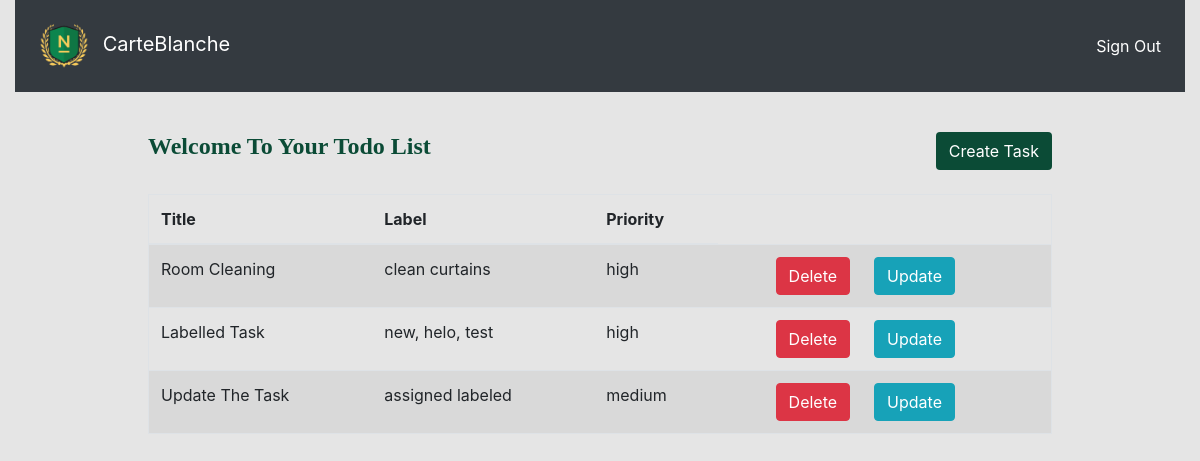
The app's page /index (signed in) with its own data.
### app.py (models this page shows)
class Task(db.Model):
    id = db.Column(db.Integer, primary_key=True)
    title = db.Column(db.String(200), nullable = False)
    priority = db.Column(db.String(20), nullable = False)
    label = db.Column(db.String(30), nullable = True)
    todo_id = db.Column(db.Integer, db.ForeignKey('todo.id'), nullable=False)
    todo = db.relationship('Todo',
        backref=db.backref('task', lazy=True))

### app.py (the view)
@app.route("/index")
def index():
    if 'username' not in session:
        flash("Login First!!")
        return redirect(url_for('login'))
    else:
        results = None
        try:
            username = session["username"].lower()
            user = User.query.filter_by(username=username).first()
            todo = Todo.query.filter_by(user_id=user.id).first()
            order = {'low' : 3, 'medium' : 2, "high" : 1}
            sort_logic = case(value=Task.priority, whens=order).label("priority")
            results = Task.query.filter_by(todo_id=todo.id).order_by(sort_logic).all()
            print(results)
            return render_template("index.html", results = results, todo_id = todo.id )
        except:
            flash("Error Occured in Query!")
            print("Error Occured")
    return render_template("index.html", results = results, todo_id = todo.id )

### templates/index.html (shortened to what this page needs)
{% extends 'base.html' %}
{% block body %}
<div class="container-fluid">
    <nav class="navbar navbar-expand-sm bg-dark navbar-dark p-3">
        <a class="navbar-brand" href="#">
            <img src="{{ url_for('static', filename='images/logo.png') }}"
                width="50px" height="50px" class="mx-2">
                CarteBlanche
        </a>
        <ul class="navbar-nav ml-auto">
        <li class="nav-item active">
            <a class="nav-link" href="{{ url_for('logout') }}">Sign Out</a>
        </li>
        </ul>
    </nav>
    <div class="m-auto mt-4 p-3" style="max-width: 80%;">
        <div class="row mt-4 mb-4">
            <div class="col-8 font-weight-bold">
                <h4 class="main_color" style="font-weight: 600; font-family:Verdana">Welcome To Your Todo List</h4>
            </div>
            <div class="col-4 text-right">
                <a class="btn main_back text-white" href="{{ url_for('create_task', todo_id = todo_id) }}">Create Task</a>
            </div>
        </div>
        <div class="row mt-4">
            <div class="col">
                <table class="table table-striped border">
                    <thead>
                        <th>Title</th>
                        <th>Label</th>
                        <th>Priority</th>
                    </thead>
                    <tbody>
                    {% if results %}
                        {% for x in results %}
                            <tr class="my-3">
                                <td>{{ x["title"] }}</td>
                                <td >{{ x["label"] }}</td>
                                <td>{{ x["priority"] }}</td>
                                <td class="text-right"><a href='{{url_for("delete_task", task_id=x["id"])}}' class="btn btn-danger">Delete</a></td>
                                <td><a href='{{ url_for("update_task", task_id= x["id"]) }}' class="btn btn-info">Update</a></td>
                                <td></td>
                            </tr>
                        {% endfor %}
                    {% endif %}
                    </tbody>
                </table>
            </div>
        </div>
    </div>
</div>
{% endblock %}

### static/css/main.css (style rules this page uses)
body { background-color: #E5E5E5; }
.main_back { background-color: #0B4B36; }
.main_color { color: #0B4B36; }

### records on screen
Task: title "Room Cleaning", label "clean curtains", priority "high"
Task: title "Labelled Task", label "new, helo, test", priority "high"
Task: title "Update The Task", label "assigned labeled", priority "medium"
